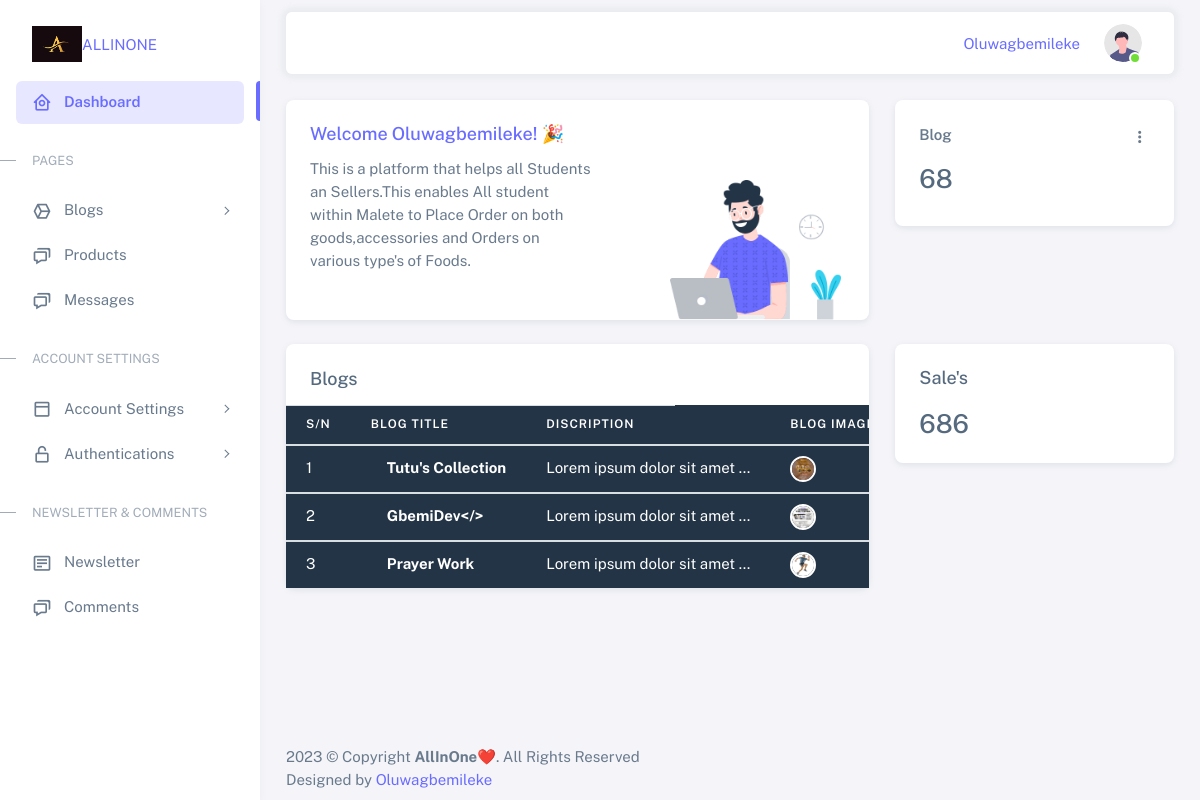
/user/dashboard/ (signed in), run on the app's committed database.
### frontend/models.py (models this page shows, shortened)
class Blog(models.Model):
    blog_img = models.ImageField(blank=True, verbose_name='Blog Image', null=True, upload_to='uploads/')
    blog_title = models.CharField(max_length=100, verbose_name='Blog Title')
    blog_description = models.TextField(verbose_name='Description')
    blog_date = models.DateTimeField(auto_now_add=True)
    user = models.ForeignKey(User, on_delete=models.CASCADE)
    class Meta():
        verbose_name_plural = 'Blog'
    def img_url(self):
        if self.blog_img:
            return self.blog_img.url

### backend/views.py (the view)
# urls.py: path('dashboard/', views.dashboard, name='dashboard'),
@login_required(login_url='/backend/login/')
def dashboard(request):
    list_all_blog = Blog.objects.order_by('-blog_date')[:4]
    return render(request, 'backend/index.html', {'list_blog':list_all_blog})

### templates/backend/index.html (shortened to what this page needs)
{% extends 'backend/base.html' %}
{% load static %}
{% block content %}
          <div class="content-wrapper">
            <div class="container-xxl flex-grow-1 container-p-y">
              <div class="row">
                <div class="col-lg-8 mb-4 order-0">
                  <div class="card">
                    <div class="d-flex align-items-end row">
                      <div class="col-sm-7">
                        <div class="card-body">
                          <h5 class="card-title text-primary">Welcome {{ user.username }}! 🎉</h5>
                          <p class="mb-4">
                            This is a platform that helps all Students an Sellers.This enables All student within Malete to Place Order on both goods,accessories and Orders on various type's of Foods.
                          </p>
                        </div>
                      </div>
                      <div class="col-sm-5 text-center text-sm-left">
                        <div class="card-body pb-0 px-0 px-md-4">
                          <img
                            src="{% static 'backend/assets/img/illustrations/man-with-laptop-light.png' %}"
                            height="140"
                            alt="View Badge User"
                            data-app-dark-img="illustrations/man-with-laptop-dark.png"
                            data-app-light-img="illustrations/man-with-laptop-light.png"
                          />
                        </div>
                      </div>
                    </div>
                  </div>
                </div>
                <div class="col-lg-4 col-md-4 order-1">
                  <div class="row">
                    <div class="col-lg-12 col-md-12 col-6 mb-4">
                      <div class="card">
                        <div class="card-body">
                          <div class="card-title d-flex align-items-start justify-content-between">
                            <span class="fw-semibold d-block mb-1">Blog</span>
                            <div class="dropdown">
                              <button
                                class="btn p-0"
                                type="button"
                                id="cardOpt3"
                                data-bs-toggle="dropdown"
                                aria-haspopup="true"
                                aria-expanded="false"
                              >
                                <i class="bx bx-dots-vertical-rounded"></i>
                              </button>
                            </div>
                          </div>
                          <h3 class="card-title mb-2">{{ forloop.counter }} 68</h3>
                        </div>
                      </div>
                    </div>
                  </div>
                </div>
                <div class="col-12 col-lg-8 order-2 order-md-3 order-lg-2 mb-4">
                  <div class="card">
                    <div class="row row-bordered g-0">
                      <div class="col-md-8">
                        <h5 class="card-header m-0 me-2 pb-3">Blogs</h5>
                      </div>
                      <div class="table-responsive text-nowrap">
                        <table class="table table-dark">
                          <thead>
                            <tr>
                              <th>S/N</th>
                              <th>Blog Title</th>
                              <th>Discription</th>
                              <th>Blog Image</t>
                            </tr>
                          </thead>
                          {% if list_blog %}
                            {% for l in list_blog %}
                          <tbody class="table-border-bottom-0">
                            <tr>
                              <td>{{ forloop.counter }}</td>
                              <td> <strong>{{ l.blog_title }}</strong></td>
                              <td>{{ l.blog_description|truncatewords:5  }}</td>
                              <td>
                                <ul class="list-unstyled users-list m-0 avatar-group d-flex align-items-center">
                                  <li
                                    data-bs-toggle="tooltip"
                                    data-popup="tooltip-custom"
                                    data-bs-placement="top"
                                    class="avatar avatar-xs pull-up"
                                    title="Blog Image"
                                  >
                                    <img src="{{ l.img_url }}" alt="Avatar" class="rounded-circle" />
                                </ul>
                              </td>
                            </tr>
                          </tbody>
                            {% endfor %}
                          {% endif %}
                        </table>
                      </div>
                    </div>
                  </div>
                </div>
                <div class="col-12 col-md-8 col-lg-4 order-3 order-md-2">
                  <div class="row">
                    <div class="col-12 mb-4">
                      <div class="card">
                        <div class="card-body">
                          <div class="d-flex justify-content-between flex-sm-row flex-column gap-3">
                            <div class="d-flex flex-sm-column flex-row align-items-start justify-content-between">
                              <div class="card-title">
                                <h5 class="text-nowrap mb-2">Sale's</h5>
                              </div>
                              <div class="mt-sm-auto">
                                <h3 class="mb-0">686</h3>
                              </div>
                            </div>
                          </div>
                        </div>
                      </div>
                    </div>
                  </div>
                </div>
              </div>
            </div>
{% endblock %}

### templates/backend/base.html (shortened to what this page needs)
{% load static %}
<!DOCTYPE html>
<html
  lang="en"
  class="light-style layout-menu-fixed"
  dir="ltr"
  data-theme="theme-default"
  data-assets-path="{% static 'backend/assets/' %}"
  data-template="vertical-menu-template-free"
>
  <head>
    <link rel="stylesheet" href="{% static 'backend/assets/vendor/fonts/boxicons.css' %}" />
    <link rel="stylesheet" href="{% static 'backend/assets/vendor/css/core.css' %}" class="template-customizer-core-css" />
    <link rel="stylesheet" href="{% static 'backend/assets/vendor/css/theme-default.css' %}" class="template-customizer-theme-css" />
    <link rel="stylesheet" href="{% static 'backend/assets/css/demo.css' %}" />
    <link rel="stylesheet" href="{% static 'backend/assets/vendor/libs/perfect-scrollbar/perfect-scrollbar.css' %}" />
    <link rel="stylesheet" href="{% static 'backend/assets/vendor/libs/apex-charts/apex-charts.css' %}" />
  </head>
  <body>
    <div class="layout-wrapper layout-content-navbar">
      <div class="layout-container">
        <aside id="layout-menu" class="layout-menu menu-vertical menu bg-menu-theme">
          <div class="app-brand demo">
            <a href="{% url 'index' %}" class="app-brand-link">
              <img src="{% static 'frontend/assets/img/allinone2.png' %}" data-retina="true" alt="" width="50" height="36">ALLINONE</a>
          </div>
          <ul class="menu-inner py-1">
            <li class="menu-item active">
              <a href="{% url 'backend:dashboard' %}" class="menu-link">
                <i class="menu-icon tf-icons bx bx-home-circle"></i>
                <div data-i18n="Analytics">Dashboard</div>
              </a>
            </li>
            <li class="menu-header small text-uppercase">
              <span class="menu-header-text">Pages</span>
            </li>
            <li class="menu-item">
              <a href="javascript:void(0);" class="menu-link menu-toggle">
                <i class="menu-icon tf-icons bx bx-cube-alt"></i>
                <div data-i18n="Misc">Blogs</div>
              </a>
            </li>
            <li class="menu-item">
              <a href="#" class="menu-link">
                <i class="menu-icon tf-icons bx bx-chat"></i>
                <div data-i18n="Contact">Products</div>
              </a>
            </li>
            <li class="menu-item">
              <a href="{% url 'backend:message' %}" class="menu-link">
                <i class="menu-icon tf-icons bx bx-chat"></i>
                <div data-i18n="Contact">Messages</div>
              </a>
            </li>
            <li class="menu-header small text-uppercase"><span class="menu-header-text">Account Settings</span></li>
            <li class="menu-item">
              <a href="javascript:void(0);" class="menu-link menu-toggle">
                <i class="menu-icon tf-icons bx bx-dock-top"></i>
                <div data-i18n="Account Settings">Account Settings</div>
              </a>
            </li>
            <li class="menu-item">
              <a href="javascript:void(0);" class="menu-link menu-toggle">
                <i class="menu-icon tf-icons bx bx-lock-open-alt"></i>
                <div data-i18n="Authentications">Authentications</div>
              </a>
            </li>
            <li class="menu-header small text-uppercase"><span class="menu-header-text">Newsletter &amp; Comments</span></li>
            <li class="menu-item">
              <a href="{% url 'backend:newsletter' %}" class="menu-link">
                <i class="menu-icon tf-icons bx bx-detail"></i>
                <div data-i18n="Newsletter">Newsletter</div>
              </a>
            </li>
            <li class="menu-item">
              <a href="#" class="menu-link">
                <i class="menu-icon tf-icons bx bx-chat"></i>
                <div data-i18n="Comments">Comments</div>
              </a>
            </li>
          </ul>
        </aside>
        <div class="layout-page">
          <nav
            class="layout-navbar container-xxl navbar navbar-expand-xl navbar-detached align-items-center bg-navbar-theme"
            id="layout-navbar"
          >
            <div class="navbar-nav-right d-flex align-items-center" id="navbar-collapse">
              <ul class="navbar-nav flex-row align-items-center ms-auto">
                <li class="nav-item lh-1 me-3">
                  <a
                    class="github-button"
                    href="#"
                    data-icon="octicon-star"
                    data-size="large"
                    data-show-count="true"
                    aria-label="Star themeselection/sneat-html-admin-template-free on GitHub"
                    >{{user.username }}</a
                  >
                </li>
                <li class="nav-item navbar-dropdown dropdown-user dropdown">
                  <a class="nav-link dropdown-toggle hide-arrow" href="javascript:void(0);" data-bs-toggle="dropdown">
                    <div class="avatar avatar-online">
                      <img class="img-profile rounded-circle" src="{% static 'backend/image/undraw_profile.svg' %}">
                    </div>
                  </a>
                </li>
              </ul>
            </div>
          </nav>
    {% block content %}
    {% endblock %}
    <footer class="content-footer footer bg-footer-theme">
    <div class="container-xxl d-flex flex-wrap justify-content-between py-2 flex-md-row flex-column">
      <div class="mb-2 mb-md-0">
        <div class="copyright">
          &copy; Copyright <strong><span>AllInOne❤️</span></strong>. All Rights Reserved
        </div>
        <div class="credits">
          Designed by <a href="https://gbemileke.pythonanywhere.com/" target="_blank">Oluwagbemileke</a>
        </div>
      </div>
    </div>
    </footer>
</div>
</div>
</div>
</div>
</body>
</html>

### static/backend/assets/css/demo.css (style rules this page uses)
.menu .app-brand.demo { height: 64px; margin-top: 12px; }

### data on the page
Blog: blog_title "Tutu's Collection", blog_description "Lorem ipsum dolor sit amet …", img_url (picture)
Blog: blog_title "GbemiDev</>", blog_description "Lorem ipsum dolor sit amet …", img_url (picture)
Blog: blog_title "Prayer Work", blog_description "Lorem ipsum dolor sit amet …", img_url (picture)

### other printed values
{{ user.username }} "Oluwagbemileke"
